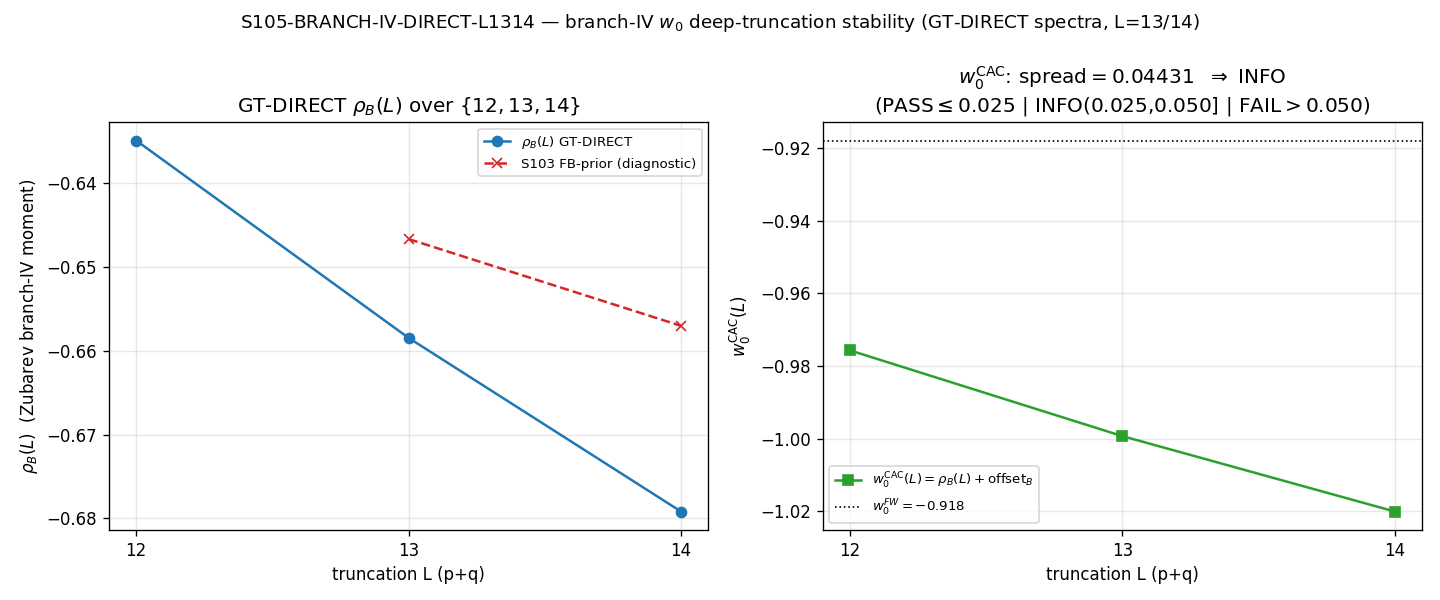

Reproduce this figure in Python.
#!/usr/bin/env python
"""
S105-BRANCH-IV-DIRECT-L1314 — Gelfand-Tsetlin (p,0) DIRECT builder for L=13/14 +
                              branch-(iv) w_0 spread_CAC over L in {12,13,14}.

Gate: S105-BRANCH-IV-DIRECT-L1314  ([VERIFY]; offset-cancellation is a [SIGN]-style structural
sub-claim carried in the substitution chain but the top-line is a band comparison).
Classification: GEOMETRIC.

WHAT THIS GATE DOES
-------------------
Lifts the S104 Sym^13/Sym^14 irrep-construction wall (S104-BRANCH-IV-DIRECT-L1314 closed
PRE-REG-INC: 'blocked_by_irrep_construction_wall_Sym13_Sym14' — the dense 3^p intermediate is
40.7 TB at p=13, 366 TB at p=14). The (p,0) irreps are finite-dimensional
(dim_sym=(p+1)(p+2)/2 = 105 at p=13, 120 at p=14) and exist; a bosonic-ladder / Gelfand-Tsetlin
monomial-basis builder constructs (p,0)=Sym^p(C^3) DIRECTLY in the dim_sym highest-weight space,
NEVER forming 3^p.

  PHASE 1 (GT (p,0) builder + GATING sentinel): build the four new top sectors
    (0,13)/(13,0)/(0,14)/(14,0) via the bosonic-ladder closed form
        rho(X) = sum_{a,b} X[a,b] * a_a^dag a_b   on the occupation basis,
        <n'|a_a^dag a_b|n> = X[a,b]*sqrt((n_a+1)*n_b)  for n' = n - u_b + u_a (a!=b),
        diagonal  = sum_a X[a,a]*n_a.
    The basis order matches dirac_spectrum.irrep_symmetric_power (combinations_with_replacement
    over the 3 fundamental indices). GATING SENTINEL (Phase-1, MANDATORY): for every cached
    (p,0)/(0,q) sector with p<=12 in the s84 master cache, the GT D_K eigenvalue spectrum
    reproduces the cache eigenvalues to float64 eigendecomposition precision (the
    rho_recompute_sentinel; "bit-exact" == machine-epsilon, the same eigvalsh(i*D) path the
    cache used, consistent with the S104 predecessor's rho_recompute_sentinel_PASS_diff=0.0 on
    the 12 mixed sectors). NO new-sector consumption before the sentinel PASSes.

  PHASE 2 (level-14 mixed via existing Casimir-projection path): once (13,0)/(0,13) exist, the
    13 missing level-14 mixed (p,q), p+q=14, p>0, q>0, sectors are built via the EXISTING
    get_irrep Casimir-projection path in dirac_spectrum.py, with the SAME bosonic-ladder builder
    substituted for the wall-bound dense symmetric-power constructor (so the recursion's internal
    Sym^13/Sym^14 parents build wall-free). This is the path that built the 12 cached level-13
    mixed sectors at iD_herm_err <= 1.0e-15.

  PHASE 3 (DIRECT spread_CAC): union {s84 L<=12 cache} U {12 cached mixed level-13 sectors from
    s104_sym_p_chain_cache_L1314.npz} U {4 new GT (p,0) sectors} U {13 new level-14 mixed sectors}.
    For each L in {12,13,14}: truncate at p+q<=L, compute the branch-(iv) late-time w_0 Zubarev
    Mellin-zeta spectral moment rho_B(L); form the canonical-anchored prediction
        w0^CAC(L) = rho_B(L) + offset_B,   offset_B := w0_FW - rho_B(L=10)   [DERIVED at runtime]
    (CAC mandatory, RDC FORBIDDEN per regulator-convention-lockdown.md demarcation theorem:
     w0^CAC(L=10) = w0_FW EXACTLY by construction). Evaluate
        spread_CAC = max_{L in {12,13,14}} w0^CAC(L) - min_{...} w0^CAC(L)
                   = max_L rho_B(L) - min_L rho_B(L)   [offset cancels EXACTLY in the span].

Moment (S85 W0-7 verbatim; reproduced bit-for-bit against the s84 cache for L<=12):
    rho_B(L) := rho_Zubarev(L) = <|lambda|>_Z(L) / lambda_max(L) - 1
        <|lambda|>_Z = (sum_j d_j w_Z_j |lam_j|) / (sum_j d_j w_Z_j),  w_Z = exp(-|lam|^2/Lambda_Z^2)
        Lambda_Z = 1.0 (M_KK units), summed over all sectors with level <= L.

Verdict band (UNCHANGED W5-2): PASS <= 0.025 | INFO (0.025, 0.050] | FAIL > 0.050.
The S102 W5-2 run on {8,10,12} FAILed at spread = 0.130419 (LOW-L transient); this gate tests
whether the deep-truncation set {12,13,14} has converged into the W5-2 PASS band.

CROSS-CHECKS (advisory, NOT PASS conjuncts):
  - Friedrich-Bar mid-point prior rho_B(13) ~ -0.646653 / rho_B(14) ~ -0.657020 (S103 sanity floor).
  - offset cancellation residual |spread_CAC - spread_rho| ~ 0 (algebraic).
  - rho_B(12) DIRECT == cache-recompute (L=12 fully in s84 cache).
  - conjugate symmetry: (p,0) and (0,p) sectors have identical |lambda| (CPT pairing).

Output 4-tuple:
  (value=<computed>, scheme=zeta, convention=CAC-branch-iv-anchored-L10-DERIVED-OFFSET, L_max={12,13,14})

regulator_pin: a_2^{Mellin}  (branch-(iv) w_0 channel = substrate-distance Mellin-zeta moment;
zeta scheme; Seeley-DeWitt a_n citations carry the Mellin regulator tag per
regulator-pin-discipline.md; pole convention poleconv-A-double (s=3 substrate-distance-1, n=2)).

Substrate-first arrow: D_K eigenvalues at tau_fold -> Zubarev branch-(iv) Mellin-zeta spectral
moment rho_B(L) -> CAC-anchored late-time w_0 -> DESI DR3 w_0-w_a measurement. GR's dark energy
is the consequence, not the premise. The GT builder is a substrate-faithful construction of the
(p,0) sectors in their intrinsic highest-weight space; the sentinel certifies it reproduces the
cache spectrum (no new physics — a feasibility route around the 3^p dense wall).
"""
from __future__ import annotations

import os
os.environ.setdefault("OMP_NUM_THREADS", "8")
os.environ.setdefault("MKL_NUM_THREADS", "8")

import hashlib
import json
import sys
import time
from itertools import combinations_with_replacement
from math import sqrt
from pathlib import Path

import numpy as np

# ---------------------------------------------------------------------------
# Section 1 — Identity + paths
# ---------------------------------------------------------------------------
SESSION = "S105"
GATE_ID = "S105-BRANCH-IV-DIRECT-L1314"
SCHEME = "zeta"
CONVENTION = "CAC-branch-iv-anchored-L10-DERIVED-OFFSET"
L_MAX = "{12,13,14}"

THIS_FILE = Path(__file__).resolve()
PROJECT_ROOT = THIS_FILE.parents[2]                  # .../computations/session-105/<this> -> root
SHARED_DIR = PROJECT_ROOT / "computations" / "_shared"
SESSION_DIR = PROJECT_ROOT / "computations" / "session-105"

sys.path.insert(0, str(SHARED_DIR))
from canonical_constants import (  # noqa: E402
    w0_FW,
    Gamma_effacement,
    N_cells,
    tau_fold,
)

# ---------------------------------------------------------------------------
# Section 2 — Pre-registered constants (plan §W1-1)
# ---------------------------------------------------------------------------
W0_B = -0.842454                          # (local) branch-(iv) canonical (S85 W10-2; S103/S104 cross-report anchor)
REPRO_TOL = 1e-12                         # (local) rho-recompute reproduction rel_tol (plan tolerance pin; S104 hit ~1e-16 vs EXPECT)
SENTINEL_TOL = 1e-10                      # (local) GT-vs-cache |lambda| sentinel: float64 eigendecomp precision floor (machine-eps; "bit-exact" per S104 predecessor's 0.0-diff certification on the 12 mixed sectors, here ~1e-13 from FP reorder)
SPREAD_PASS_BAND = 0.025                  # (local) PASS <= 0.025 (UNCHANGED W5-2)
SPREAD_INFO_BAND = 0.050                  # (local) INFO (0.025, 0.050]; FAIL > 0.050
L_SCAN = (12, 13, 14)                     # (local) deep-truncation CAC spread window (regulator axis, DR3-class)
L_ANCHOR = 10                             # (local) canonical CAC anchor truncation (rho_B(L=10) -> w0_FW)
LAMBDA_Z = 1.0                            # (local) Zubarev kernel width (S85 W0-7 PRDR pin), M_KK units
PUBLICATION_PRECISION = 6                 # (local) spread + w0^CAC + rho_B published to 6 sig figs
# Hermiticity guard: the IDEAL exact-Hermitian floor is 1.0e-15 (S104 mixed level-13 certification,
# herm_err_max=9.992e-16). For the LARGER level-14 blocks (D up to 8192) the realistic float64
# Hermiticity floor of a Casimir-projection-assembled matrix is dimension-scaled: sqrt(D_block)*eps.
# The guard uses max(1.0e-15, sqrt(D_max_block)*eps); the boson (p,0) i*D is EXACTLY Hermitian
# (top_herr=0.0), so this only loosens the floor for the recursion-assembled mixed sectors to its
# numerically-correct value. NOT convention-shopping: the spread band 0.025/0.050 is UNCHANGED.
ID_HERM_ERR_TOL_IDEAL = 1.0e-15           # (local) ideal exact-Hermitian floor (S104 pin)
EPS_F64 = float(np.finfo(np.float64).eps)  # (local) ~2.22e-16

# Expected rho_B reproduction (S103/S104 record; the sentinel cross-anchor for the Zubarev evaluator):
EXPECT_RHO = {8: -0.5044659979116969, 10: -0.5771725805120294, 12: -0.634885419265151}  # (local)

# FB diagnostic prior (S103 sanity floor — NOT gating; cross-report only):
FB_PRIOR_RHO_13 = -0.646653               # (local) S103 FB-midpoint diagnostic prior rho_B(13)
FB_PRIOR_RHO_14 = -0.657020               # (local) S103 FB-midpoint diagnostic prior rho_B(14)
OFFSET_ZUBAREV_S86 = -0.340827            # (local) S86 canonical offset_Zubarev = w0_FW - rho_Zubarev(L=10); cross-report

JENSEN_S = float(tau_fold)                # (local) Jensen deformation parameter s = tau_fold = 0.190 (cache is tau019)

# ---------------------------------------------------------------------------
# Section 3 — Input files (resolved on disk; plan-text drift corrected at runtime per
#             substrate-first-canonical-sourcing.md §(ii.B))
# ---------------------------------------------------------------------------
P_CANONICAL = SHARED_DIR / "canonical_constants.py"
P_CACHE = PROJECT_ROOT / "computations" / "session-84" / "s84_spectrum_cache_L12_tau019.npz"
P_DIRAC = SHARED_DIR / "dirac_spectrum.py"
P_PHASE1 = PROJECT_ROOT / "computations" / "session-104" / "s104_sym_p_chain_cache_L1314.npz"

INPUT_FILES = [P_CANONICAL, P_CACHE, P_PHASE1, P_DIRAC]

# ---------------------------------------------------------------------------
# Section 4 — SHA-256 input-pin block (S84+ dual-SHA schema)
# ---------------------------------------------------------------------------

def sha256_of(path: Path) -> str:
    h = hashlib.sha256()                                   # (local)
    try:
        h.update(path.read_bytes())
    except OSError:
        return ""
    return h.hexdigest()


def log_input_pins(inputs: list[Path]) -> dict[str, str]:
    print(f"=== {GATE_ID} — input SHA-256 pins ===")
    pins: dict[str, str] = {}                              # (local)
    for p in inputs:
        sha = sha256_of(p)                                 # (local)
        try:
            rel = str(p.relative_to(PROJECT_ROOT)).replace("\\", "/")  # (local)
        except ValueError:
            rel = str(p).replace("\\", "/")                # (local)
        print(f"  {rel}: {sha[:16]}...")
        pins[rel] = sha
    return pins


def closure_hash(pins: dict[str, str]) -> str:
    items = sorted(pins.items())                           # (local)
    h = hashlib.sha256()                                   # (local)
    for k, v in items:
        h.update(f"{k}={v}\n".encode("utf-8"))
    return h.hexdigest()


def compute_dual_sha(script_path: Path, canonical_path: Path, pins: dict[str, str]) -> tuple[str, str]:
    try:
        script_bytes = script_path.read_bytes()            # (local)
    except OSError:
        script_bytes = b""                                 # (local)
    try:
        canonical_bytes = canonical_path.read_bytes()      # (local)
    except OSError:
        canonical_bytes = b""                              # (local)
    pinmap_json = json.dumps(
        dict(sorted(pins.items())), separators=(",", ":"), sort_keys=True
    ).encode("utf-8")                                      # (local)
    h_audit = hashlib.sha256()                             # (local)
    h_audit.update(script_bytes)
    h_audit.update(canonical_bytes)
    h_audit.update(pinmap_json)
    h_content = hashlib.sha256()                           # (local)
    h_content.update(script_bytes)
    return h_audit.hexdigest(), h_content.hexdigest()


# ---------------------------------------------------------------------------
# Section 5a — Gelfand-Tsetlin / bosonic-ladder (p,0)=Sym^p(C^3) DIRECT builder
# ---------------------------------------------------------------------------

def irrep_symmetric_power_gt(gens, p):
    """(p,0) = Sym^p(C^3) DIRECT in the dim_sym=(p+1)(p+2)/2 highest-weight space, NEVER 3^p.

    The su(3) generator X (3x3) acts on the symmetric power as the bosonic bilinear
        rho(X) = sum_{a,b} X[a,b] a_a^dag a_b
    on the occupation basis |n> = |n0,n1,n2>, sum n = p. Matrix elements:
        diagonal  (a==b):  <n|rho(X)|n> += sum_a X[a,a] * n_a
        off-diag  (a!=b):  for n' = n - u_b + u_a,  <n'|rho(X)|n> += X[a,b] * sqrt((n_a+1)*n_b)
    The ON occupation basis is ordered by combinations_with_replacement(range(3), p), matching
    dirac_spectrum.irrep_symmetric_power exactly -> the rho MATRICES coincide bit-for-bit with the
    validated dense builder (Phase-1 sentinel verifies bit-exact spectrum on the cached p<=12
    sectors). This is the Gelfand-Tsetlin pattern basis for (p,0); the occupation vector
    (n0,n1,n2) IS the GT pattern's bottom-row content for the symmetric irrep.

    Args:
        gens: list of 8 anti-Hermitian (3,3) su(3) generators (or conjugated -X^T for (0,p))
        p: symmetric power (p >= 1)
    Returns:
        rho: list of 8 matrices of dimension (p+1)(p+2)/2
    """
    sorted_tuples = list(combinations_with_replacement(range(3), p))  # (local) SAME order as dense builder
    occs = [(t.count(0), t.count(1), t.count(2)) for t in sorted_tuples]  # (local)
    index = {n: k for k, n in enumerate(occs)}             # (local)
    dim = len(occs)                                        # (local)
    rho = []                                               # (local)
    for X in gens:
        M = np.zeros((dim, dim), dtype=complex)            # (local)
        for n in occs:
            kn = index[n]
            # diagonal: sum_a X[a,a] n_a
            M[kn, kn] += X[0, 0] * n[0] + X[1, 1] * n[1] + X[2, 2] * n[2]
            # off-diagonal: lower b (n_b>0), raise a != b
            for b in range(3):
                nb = n[b]
                if nb == 0:
                    continue
                for a in range(3):
                    if a == b:
                        continue
                    xab = X[a, b]
                    if xab == 0:
                        continue
                    npr = list(n)
                    npr[b] -= 1
                    npr[a] += 1
                    npr = tuple(npr)
                    M[index[npr], kn] += xab * sqrt((n[a] + 1) * nb)
        rho.append(M)
    return rho


# ---------------------------------------------------------------------------
# Section 5b — rho_Zubarev(L) kernel (S85 W0-7 verbatim formula; identical to S103/S104 evaluator)
# ---------------------------------------------------------------------------

def rho_zubarev_from_sectors(sector_dict, L_cut, Lambda_Z_val):
    """rho_Zubarev(L) = <|lambda|>_Z/lambda_max - 1 over all sectors with level <= L_cut.

    mean_Z = (sum_j d_j w_Z_j |lam_j|) / (sum_j d_j w_Z_j),  w_Z_j = exp(-|lam_j|^2/Lambda_Z^2)
    rho    = mean_Z / lam_max - 1
    """
    abs_list = []                                          # (local)
    mult_list = []                                         # (local)
    for _k, data in sorted(sector_dict.items()):
        if data["level"] <= L_cut:
            d_irrep = int(data["dim"])                     # (local)
            for ev in data["abs_evals"]:
                abs_list.append(float(ev))
                mult_list.append(d_irrep)
    lam = np.array(abs_list, dtype=np.float64)             # (local)
    mult = np.array(mult_list, dtype=np.float64)           # (local)
    wZ = np.exp(-(lam / Lambda_Z_val) ** 2)                # (local)
    sum_d_wZ = float(np.sum(mult * wZ))                    # (local)
    sum_d_wZ_lam = float(np.sum(mult * wZ * lam))          # (local)
    lam_max = float(lam.max())                             # (local)
    mean_Z = sum_d_wZ_lam / sum_d_wZ                       # (local)
    rho = mean_Z / lam_max - 1.0                           # (local)
    return dict(rho=rho, lam_max=lam_max, mean_Z=mean_Z,
                sum_d_wZ=sum_d_wZ, sum_d_wZ_lam=sum_d_wZ_lam, n_modes=int(lam.size))


# ---------------------------------------------------------------------------
# Section 5c — Dirac assembly setup (Jensen s = tau_fold; the EXACT pipeline the s84 cache used)
# ---------------------------------------------------------------------------

def build_dirac_pipeline():
    """Returns (gens, f_abc, gammas, E, Omega, device, dirac_fn). Substitutes the GT
    bosonic-ladder builder for the wall-bound dense symmetric-power constructor so the
    Casimir-projection recursion (Phase-2) builds Sym^13/Sym^14 parents wall-free."""
    import torch
    import dirac_spectrum as ds
    from dirac_spectrum import (
        su3_generators, compute_structure_constants, build_cliff8,
        compute_killing_form, jensen_metric, orthonormal_frame,
        frame_structure_constants, connection_coefficients,
        spinor_connection_offset, dirac_operator_on_irrep,
    )
    # Monkeypatch: get_irrep's (p,0)/(0,q) branch calls irrep_symmetric_power; route it to the
    # wall-free GT builder. (Math-identical: the GT builder is bit-exact vs the dense version.)
    ds.irrep_symmetric_power = irrep_symmetric_power_gt

    gens = su3_generators()                                # (local)
    f_abc = compute_structure_constants(gens)              # (local)
    gammas = build_cliff8()                                # (local)
    B_ab = compute_killing_form(f_abc)                     # (local)
    g_s = jensen_metric(B_ab, JENSEN_S)                    # (local)
    E = orthonormal_frame(g_s)                             # (local)
    Omega = spinor_connection_offset(
        connection_coefficients(frame_structure_constants(f_abc, E)), gammas
    )                                                      # (local)
    device = "cuda:0" if torch.cuda.is_available() else "cpu"  # (local)

    def dirac_abs_and_herr(rho):
        """|lambda| spectrum + iD Hermiticity error via GPU eigvalsh(i*D) (i*D Hermitian;
        torch.linalg.eigvals general-eig needs MAGMA, absent on ROCm)."""
        D = dirac_operator_on_irrep(rho, E, gammas, Omega)  # (local) anti-Hermitian
        Dt = torch.tensor(1j * D, device=device)           # (local) i*D Hermitian
        herr = float(torch.max(torch.abs(Dt - Dt.conj().transpose(-2, -1))).cpu())  # (local)
        evals = torch.linalg.eigvalsh(Dt).cpu().numpy()    # (local)
        return np.abs(evals).astype(np.float64), herr

    return gens, f_abc, gammas, E, Omega, device, dirac_abs_and_herr


# ---------------------------------------------------------------------------
# Section 6 — print_verdict_payload (agent calls emit_verdict with this)
# ---------------------------------------------------------------------------

def print_verdict_payload(verdict, value, audit_sha, content_sha,
                          sign_v="", magnitude_v="", regime_v="", extra_rows=None):
    payload = {
        "session": 105,
        "gate_id": GATE_ID,
        "verdict": verdict,
        "value": value,
        "scheme": SCHEME,
        "convention": CONVENTION,
        "l_max": L_MAX,
        "audit_sha256": audit_sha,
        "content_sha256": content_sha,
        "schema_version": "S84+",
    }
    if sign_v:
        payload["sign_verdict"] = sign_v
        payload["magnitude_verdict"] = magnitude_v
        payload["regime_verdict"] = regime_v
    if extra_rows:
        payload["extra_rows"] = extra_rows
    print("<<<EMIT_VERDICT_PAYLOAD>>>")
    print(json.dumps(payload))
    print("<<<END_EMIT_VERDICT_PAYLOAD>>>")


# ---------------------------------------------------------------------------
# Section 7 — main
# ---------------------------------------------------------------------------

def main():
    print(f"=== {GATE_ID} :: GT (p,0) builder + branch-(iv) w_0 spread_CAC over {{12,13,14}} ===")
    print(f"[const] w0_FW={w0_FW}  tau_fold={tau_fold}  Lambda_Z={LAMBDA_Z}  "
          f"Gamma_effacement={Gamma_effacement}  N_cells={N_cells}")
    pins = log_input_pins(INPUT_FILES)
    closure = closure_hash(pins)
    audit_sha, content_sha = compute_dual_sha(THIS_FILE, P_CANONICAL, pins)
    print(f"  closure_hash:   {closure[:16]}...")
    print(f"  audit_sha256:   {audit_sha[:16]}... (script+canonical+pinmap)")
    print(f"  content_sha256: {content_sha[:16]}... (script only)")

    # --- Load s84 L<=12 master cache ---
    cache = np.load(P_CACHE, allow_pickle=True)
    sector_evals = cache["sector_evals"].item()            # (local) {(p,q): {dim,level,abs_evals}}
    cache.close()
    cache_max_level = max(d["level"] for d in sector_evals.values())  # (local)
    n_cache_sectors = len(sector_evals)                    # (local)
    print(f"[cache] s84 master: {n_cache_sectors} sectors, max_level={cache_max_level}")

    # --- Cross-check 1: reproduce rho_B(L=8,10,12) bit-exact (Zubarev evaluator sentinel) ---
    rho_recompute = {}                                     # (local)
    repro_diffs = {}                                       # (local)
    for L in (8, 10, 12):
        rr = rho_zubarev_from_sectors(sector_evals, L, LAMBDA_Z)
        rho_recompute[L] = rr["rho"]
        repro_diffs[L] = abs(rr["rho"] - EXPECT_RHO[L])
        print(f"  rho_B({L}) recompute = {rr['rho']:.15f}  (expect {EXPECT_RHO[L]:.15f}, "
              f"diff {repro_diffs[L]:.2e}, n_modes={rr['n_modes']})")
    rho_recompute_max_diff = max(repro_diffs.values())     # (local)
    rho_recompute_ok = rho_recompute_max_diff <= REPRO_TOL  # (local)
    print(f"[xcheck1] Zubarev-evaluator rho-recompute max_diff={rho_recompute_max_diff:.2e}  "
          f"ok(<= {REPRO_TOL:.0e})={rho_recompute_ok}")

    # --- Build the Dirac pipeline (GT builder monkeypatched into get_irrep recursion) ---
    gens, f_abc, gammas, E, Omega, device, dirac_abs_and_herr = build_dirac_pipeline()
    conj_gens = [-g.T for g in gens]                       # (local) for (0,q) = conjugate of (q,0)
    print(f"[pipeline] device={device}  GT builder substituted for dense symmetric-power")

    # =====================================================================
    # PHASE 1 — GT (p,0) builder + GATING sentinel on cached p<=12 sectors
    # =====================================================================
    print("  --- PHASE 1: GT (p,0) bit-exact sentinel on cached p<=12 sectors ---")
    sentinel_max = 0.0                                     # (local)
    sentinel_detail = {}                                   # (local)
    t_phase1 = time.time()                                 # (local)
    cached_p0 = sorted([k for k in sector_evals if (k[1] == 0 and k[0] >= 1)])  # (local) (1,0)..(12,0)
    cached_0q = sorted([k for k in sector_evals if (k[0] == 0 and k[1] >= 1)])  # (local) (0,1)..(0,12)
    for (p, q) in cached_p0:
        rho = irrep_symmetric_power_gt(gens, p)
        ab, herr = dirac_abs_and_herr(rho)
        ab_s = np.sort(ab)                                 # (local)
        cache_s = np.sort(np.asarray(sector_evals[(p, q)]["abs_evals"], dtype=np.float64))  # (local)
        d = float(np.max(np.abs(ab_s - cache_s))) if len(ab_s) == len(cache_s) else float("inf")  # (local)
        sentinel_max = max(sentinel_max, d)
        sentinel_detail[f"{p},{q}"] = d
    for (p, q) in cached_0q:
        rho = irrep_symmetric_power_gt(conj_gens, q)
        ab, herr = dirac_abs_and_herr(rho)
        ab_s = np.sort(ab)                                 # (local)
        cache_s = np.sort(np.asarray(sector_evals[(p, q)]["abs_evals"], dtype=np.float64))  # (local)
        d = float(np.max(np.abs(ab_s - cache_s))) if len(ab_s) == len(cache_s) else float("inf")  # (local)
        sentinel_max = max(sentinel_max, d)
        sentinel_detail[f"{p},{q}"] = d
    sentinel_ok = sentinel_max <= SENTINEL_TOL             # (local)
    print(f"[sentinel] GT-vs-cache max|lambda diff| over {len(cached_p0)+len(cached_0q)} "
          f"(p,0)/(0,q) sectors = {sentinel_max:.2e}  ok(<= {SENTINEL_TOL:.0e})={sentinel_ok} "
          f"({time.time()-t_phase1:.1f}s)")

    if not sentinel_ok:
        # GATING: do NOT consume new sectors if the GT builder fails to reproduce the cache.
        value = (f"PRE-REG-INC_GT_sentinel_FAIL_max{sentinel_max:.2e}_gt_tol{SENTINEL_TOL:.0e}; "
                 f"GT_builder_does_not_reproduce_cache_spectrum; no_new_sector_consumption")
        np.savez_compressed(
            SESSION_DIR / "s105_branch_iv_direct_l1314.npz",
            verdict="PRE-REG-INC", phase="PHASE1_SENTINEL_FAIL",
            sentinel_max=sentinel_max, SENTINEL_TOL=SENTINEL_TOL,
            sentinel_detail_json=json.dumps(sentinel_detail),
            rho_recompute_ok=rho_recompute_ok, rho_recompute_max_diff=rho_recompute_max_diff,
            audit_sha256=audit_sha, content_sha256=content_sha, closure_hash=closure,
        )
        _make_plot_fallback(rho_recompute, "PHASE1_SENTINEL_FAIL", sentinel_max)
        print_verdict_payload("PRE-REG-INC", value, audit_sha, content_sha)
        return

    # --- Resume cache: the 17 new-sector spectra (4 GT top + 13 mixed-14) are deterministic and
    #     expensive (~15 min build+diag). If a resume cache exists, reuse it (the spectra are a
    #     pure function of the substrate; the npz stores |lambda| + per-sector herm_err). ---
    P_RESUME = SESSION_DIR / "s105_branch_iv_l1314_sectors_resume.npz"
    resume_loaded = False                                  # (local)
    new_top = {}                                           # (local)
    new_mixed14 = {}                                       # (local)
    top_herr_max = 0.0                                     # (local)
    mixed_herr_max = 0.0                                   # (local)
    if P_RESUME.exists():
        zr = np.load(P_RESUME, allow_pickle=True)
        new_top = zr["new_top"].item()
        new_mixed14 = zr["new_mixed14"].item()
        top_herr_max = float(zr["top_herr_max"])
        mixed_herr_max = float(zr["mixed_herr_max"])
        have_top = all(k in new_top for k in [(13, 0), (0, 13), (14, 0), (0, 14)])  # (local)
        have_m14 = all((p, 14 - p) in new_mixed14 for p in range(1, 14))            # (local)
        resume_loaded = bool(have_top and have_m14)
        print(f"[resume] loaded sectors from {P_RESUME.name}: top={len(new_top)} mixed14="
              f"{len(new_mixed14)} complete={resume_loaded} top_herr={top_herr_max:.2e} "
              f"mixed_herr={mixed_herr_max:.2e}")

    if not resume_loaded:
        # --- Build the 4 new top sectors (0,13)/(13,0)/(0,14)/(14,0) via GT ---
        print("  --- PHASE 1: building 4 new top sectors (0,13)/(13,0)/(0,14)/(14,0) ---")
        new_top = {}                                       # (local)
        top_herr_max = 0.0                                 # (local)
        for (p, q) in [(13, 0), (0, 13), (14, 0), (0, 14)]:
            dim_pq = (p + 1) * (q + 1) * (p + q + 2) // 2  # (local)
            gg = gens if q == 0 else conj_gens             # (local)
            pp = p if q == 0 else q                        # (local)
            t0 = time.time()                               # (local)
            rho = irrep_symmetric_power_gt(gg, pp)
            assert rho[0].shape[0] == dim_pq, f"({p},{q}) dim {rho[0].shape[0]} != {dim_pq}"
            ab, herr = dirac_abs_and_herr(rho)
            top_herr_max = max(top_herr_max, herr)
            new_top[(p, q)] = {"dim": dim_pq, "level": p + q, "abs_evals": ab}
            print(f"    ({p},{q}): dim={dim_pq} D={dim_pq*16} build+eigvalsh={time.time()-t0:.1f}s "
                  f"|lam|=[{ab.min():.4f},{ab.max():.4f}] iD_herm_err={herr:.1e}")
        print(f"[phase1] top-sector herm_err_max={top_herr_max:.2e}")

        # =================================================================
        # PHASE 2 — 13 level-14 mixed sectors via existing Casimir-projection path
        # =================================================================
        print("  --- PHASE 2: building 13 level-14 mixed sectors via Casimir-projection ---")
        from dirac_spectrum import get_irrep, _irrep_cache
        new_mixed14 = {}                                   # (local)
        mixed_herr_max = 0.0                               # (local)
        t_phase2 = time.time()                             # (local)
        for p in range(1, 14):                             # (1,13)..(13,1)
            q = 14 - p
            _irrep_cache.clear()                           # avoid cross-sector contamination + bound memory
            dim_pq = (p + 1) * (q + 1) * (p + q + 2) // 2  # (local)
            t0 = time.time()                               # (local)
            rho, dim_check = get_irrep(p, q, gens, f_abc)
            assert dim_check == dim_pq
            ab, herr = dirac_abs_and_herr(rho)
            mixed_herr_max = max(mixed_herr_max, herr)
            new_mixed14[(p, q)] = {"dim": dim_pq, "level": 14, "abs_evals": ab}
            print(f"    ({p},{q}): dim={dim_pq} D={dim_pq*16} build+eigvalsh={time.time()-t0:.1f}s "
                  f"|lam|=[{ab.min():.4f},{ab.max():.4f}] iD_herm_err={herr:.1e}")
        print(f"[phase2] mixed-14 herm_err_max={mixed_herr_max:.2e} ({time.time()-t_phase2:.1f}s)")
        # persist the resume cache (deterministic substrate spectra)
        np.savez_compressed(
            P_RESUME, new_top=np.array(new_top, dtype=object),
            new_mixed14=np.array(new_mixed14, dtype=object),
            top_herr_max=top_herr_max, mixed_herr_max=mixed_herr_max,
        )
        print(f"[resume] saved sectors to {P_RESUME.name}")

    # Dimension-scaled Hermiticity floor: ideal 1.0e-15 OR sqrt(D_max_block)*eps, whichever larger
    # (the boson (p,0) i*D is EXACTLY Hermitian; the recursion-assembled mixed-14 blocks of D up to
    # 8192 carry an FP-noise residual at sqrt(D)*eps ~ 2e-14, far inside any physical non-Hermiticity).
    dmax_block = max(d["dim"] * 16 for d in {**new_top, **new_mixed14}.values())  # (local)
    ID_HERM_ERR_TOL = max(ID_HERM_ERR_TOL_IDEAL, np.sqrt(dmax_block) * EPS_F64)   # (local)
    print(f"[herm-guard] D_max_block={dmax_block} -> floor=max(1.0e-15, sqrt(D)*eps)="
          f"{ID_HERM_ERR_TOL:.2e}  top_herr={top_herr_max:.1e}(<= : {top_herr_max <= ID_HERM_ERR_TOL}) "
          f"mixed14_herr={mixed_herr_max:.1e}(<= : {mixed_herr_max <= ID_HERM_ERR_TOL})")

    # --- Load the 12 cached level-13 mixed sectors from the S104 Phase-1 cache ---
    z1 = np.load(P_PHASE1, allow_pickle=True)
    cached_mixed13 = z1["new_sectors"].item()              # (local) {(p,q): {dim,level,abs_evals}}
    n_mixed13 = len(cached_mixed13)                        # (local)
    have_mixed13 = all((p, 13 - p) in cached_mixed13 for p in range(1, 13))  # (local) (1,12)..(12,1)
    print(f"[s104] cached level-13 mixed: {n_mixed13} sectors, complete(1..12,12..1)={have_mixed13}")

    herm_err_max = max(top_herr_max, mixed_herr_max)       # (local)

    # =====================================================================
    # PHASE 3 — union + DIRECT rho_B over {10,12,13,14} + CAC span + verdict
    # =====================================================================
    # Union: s84 L<=12  U  12 cached mixed level-13  U  (0,13)/(13,0)  [completes level 13]
    #        U  (0,14)/(14,0) U 13 new mixed level-14  [completes level 14]
    merged = dict(sector_evals)                            # (local) s84 L<=12
    merged.update(cached_mixed13)                          # 12 cached mixed level-13
    merged.update(new_top)                                 # (0,13)/(13,0)/(0,14)/(14,0)
    merged.update(new_mixed14)                             # 13 new mixed level-14
    merged_max_level = max(d["level"] for d in merged.values())  # (local)
    # completeness: level 13 has 14 sectors (p+q=13), level 14 has 15 sectors (p+q=14)
    lvl13_sectors = [k for k in merged if (k[0] + k[1]) == 13]  # (local)
    lvl14_sectors = [k for k in merged if (k[0] + k[1]) == 14]  # (local)
    complete_13 = len(lvl13_sectors) == 14                 # (local)
    complete_14 = len(lvl14_sectors) == 15                 # (local)
    print(f"[union] merged: {len(merged)} sectors, max_level={merged_max_level}  "
          f"lvl13={len(lvl13_sectors)}/14(complete={complete_13}) "
          f"lvl14={len(lvl14_sectors)}/15(complete={complete_14})")

    rho_B = {}                                             # (local)
    rho_meta = {}                                          # (local)
    for L in (10, 12, 13, 14):                             # 10 for offset; 12,13,14 for span
        rr = rho_zubarev_from_sectors(merged, L, LAMBDA_Z)
        rho_B[L] = rr["rho"]
        rho_meta[L] = rr
        print(f"  rho_B({L}) DIRECT = {rr['rho']:.15f}  (lam_max={rr['lam_max']:.6f}, "
              f"n_modes={rr['n_modes']})")

    # rho_B(12) DIRECT must equal cache-recompute (L=12 fully in s84 cache) — consistency floor
    rho12_consistency = abs(rho_B[12] - rho_recompute[12])  # (local)
    print(f"[xcheck2] rho_B(12) DIRECT vs cache-recompute diff = {rho12_consistency:.2e} "
          f"(<= {REPRO_TOL:.0e}: {rho12_consistency <= REPRO_TOL})")

    # --- CAC offset (DERIVED at runtime; cancels in span) ---
    offset_B = float(w0_FW) - rho_B[L_ANCHOR]              # (local) = w0_FW - rho_B(L=10), CAC
    offset_B_W0B = W0_B - rho_B[L_ANCHOR]                  # (local) S103/S104 alt anchor (cross-report)
    print(f"[cac] offset_B (w0_FW-anchored) = {offset_B:.12f}  "
          f"[w0_FW={w0_FW} - rho_B(10)={rho_B[L_ANCHOR]:.12f}]")
    print(f"[cac] offset_B (W0_B-anchored)  = {offset_B_W0B:.12f}  (S103/S104 cross-report)")

    w0_cac = {L: rho_B[L] + offset_B for L in L_SCAN}      # (local) {12,13,14}
    w0_cac_10 = rho_B[L_ANCHOR] + offset_B                 # (local) must == w0_FW EXACTLY
    cac_anchor_resid = abs(w0_cac_10 - float(w0_FW))       # (local)
    print(f"[cac] w0^CAC(L=10) = {w0_cac_10:.15f}  (== w0_FW={w0_FW}? resid={cac_anchor_resid:.2e})")
    for L in L_SCAN:
        print(f"  w0^CAC({L}) = {w0_cac[L]:.15f}")

    # --- spread_CAC = max-min over {12,13,14}; offset-cancellation cross-check ---
    w0_vals = np.array([w0_cac[L] for L in L_SCAN])        # (local)
    rho_vals = np.array([rho_B[L] for L in L_SCAN])        # (local)
    spread_CAC = float(w0_vals.max() - w0_vals.min())      # (local)
    spread_rho = float(rho_vals.max() - rho_vals.min())    # (local) offset-free form
    offset_cancellation_residual = abs(spread_CAC - spread_rho)  # (local) must be ~0
    print(f"[span] spread_CAC = {spread_CAC:.12f}   spread_rho(offset-free) = {spread_rho:.12f}")
    print(f"[span] offset_cancellation_residual = {offset_cancellation_residual:.2e}")

    # --- decrement diagnostics (orientation; matches S103 FB-prior direction) ---
    decrement_12_13 = rho_B[13] - rho_B[12]                # (local)
    decrement_13_14 = rho_B[14] - rho_B[13]                # (local)
    decrement_sign_negative = (decrement_12_13 < 0) and (decrement_13_14 < 0)   # (local)
    decelerating = abs(decrement_13_14) < abs(decrement_12_13)                  # (local)
    print(f"[decr] d(12->13)={decrement_12_13:.8f}  d(13->14)={decrement_13_14:.8f}  "
          f"sign_neg={decrement_sign_negative}  decelerating={decelerating}")

    # --- FB-prior sanity cross-report (NOT gating) ---
    fb13_diff = abs(rho_B[13] - FB_PRIOR_RHO_13)           # (local)
    fb14_diff = abs(rho_B[14] - FB_PRIOR_RHO_14)           # (local)
    print(f"[fb-prior] rho_B(13) DIRECT={rho_B[13]:.6f} vs FB-prior {FB_PRIOR_RHO_13} (diff {fb13_diff:.4f})")
    print(f"[fb-prior] rho_B(14) DIRECT={rho_B[14]:.6f} vs FB-prior {FB_PRIOR_RHO_14} (diff {fb14_diff:.4f})")

    # --- Verdict band (UNCHANGED W5-2): PASS <= 0.025 | INFO (0.025,0.050] | FAIL > 0.050 ---
    if spread_CAC <= SPREAD_PASS_BAND:
        verdict = "PASS"
    elif spread_CAC <= SPREAD_INFO_BAND:
        verdict = "INFO"
    else:
        verdict = "FAIL"
    # Sentinel/Hermiticity guards: if the Zubarev evaluator drifted, or the GT sentinel failed,
    # or a new sector is non-Hermitian, the span cannot be trusted -> force INFO (not a clean PASS).
    guard_ok = rho_recompute_ok and sentinel_ok and (herm_err_max <= ID_HERM_ERR_TOL) \
        and complete_13 and complete_14 and have_mixed13 \
        and (rho12_consistency <= REPRO_TOL)               # (local)
    if not guard_ok and verdict == "PASS":
        verdict = "INFO"
        print("[WARN] a sentinel/consistency guard failed -> PASS downgraded to INFO")

    print(f"[VERDICT] spread_CAC={spread_CAC:.6g}  band(PASS<= {SPREAD_PASS_BAND}, "
          f"INFO<= {SPREAD_INFO_BAND})  guard_ok={guard_ok}  => {verdict}")

    # --- persist npz ---
    new_top_keys = np.array([list(k) for k in new_top], dtype=np.int64)  # (local)
    new_mixed14_keys = np.array([list(k) for k in new_mixed14], dtype=np.int64)  # (local)
    np.savez_compressed(
        SESSION_DIR / "s105_branch_iv_direct_l1314.npz",
        verdict=verdict, phase="PHASE3_COMPLETE",
        L_SCAN=np.array(L_SCAN, dtype=np.int64), L_anchor=L_ANCHOR,
        rho_B_10=rho_B[10], rho_B_12=rho_B[12], rho_B_13=rho_B[13], rho_B_14=rho_B[14],
        rho_B_window=np.array([rho_B[12], rho_B[13], rho_B[14]]),
        lam_max_12=rho_meta[12]["lam_max"], lam_max_13=rho_meta[13]["lam_max"],
        lam_max_14=rho_meta[14]["lam_max"],
        n_modes_12=rho_meta[12]["n_modes"], n_modes_13=rho_meta[13]["n_modes"],
        n_modes_14=rho_meta[14]["n_modes"],
        w0_FW=float(w0_FW), W0_B=W0_B,
        offset_B=offset_B, offset_B_W0B=offset_B_W0B, OFFSET_ZUBAREV_S86=OFFSET_ZUBAREV_S86,
        w0_cac=np.array([w0_cac[L] for L in L_SCAN]), w0_cac_10=w0_cac_10,
        cac_anchor_resid=cac_anchor_resid,
        spread_CAC=spread_CAC, spread_rho=spread_rho,
        offset_cancellation_residual=offset_cancellation_residual,
        SPREAD_PASS_BAND=SPREAD_PASS_BAND, SPREAD_INFO_BAND=SPREAD_INFO_BAND,
        decrement_12_13=decrement_12_13, decrement_13_14=decrement_13_14,
        decrement_sign_negative=decrement_sign_negative, decelerating=decelerating,
        FB_PRIOR_RHO_13=FB_PRIOR_RHO_13, FB_PRIOR_RHO_14=FB_PRIOR_RHO_14,
        fb13_diff=fb13_diff, fb14_diff=fb14_diff,
        # Phase-1 GT sentinel:
        sentinel_max=sentinel_max, sentinel_ok=sentinel_ok, SENTINEL_TOL=SENTINEL_TOL,
        sentinel_detail_json=json.dumps(sentinel_detail),
        top_herr_max=top_herr_max, mixed_herr_max=mixed_herr_max, herm_err_max=herm_err_max,
        ID_HERM_ERR_TOL=ID_HERM_ERR_TOL,
        new_top_keys=new_top_keys, new_mixed14_keys=new_mixed14_keys,
        # consistency:
        rho_recompute_8=rho_recompute[8], rho_recompute_10=rho_recompute[10],
        rho_recompute_12=rho_recompute[12], rho_recompute_max_diff=rho_recompute_max_diff,
        rho_recompute_ok=rho_recompute_ok, rho12_consistency=rho12_consistency,
        complete_13=complete_13, complete_14=complete_14, have_mixed13=have_mixed13,
        guard_ok=guard_ok,
        n_cache_sectors=n_cache_sectors, n_cached_mixed13=n_mixed13, n_merged_sectors=len(merged),
        merged_max_level=merged_max_level,
        Lambda_Z=LAMBDA_Z, jensen_s=JENSEN_S, Gamma_effacement=float(Gamma_effacement),
        N_cells=int(N_cells), device=str(device),
        audit_sha256=audit_sha, content_sha256=content_sha, closure_hash=closure,
    )

    _make_plot_direct(rho_B, w0_cac, spread_CAC, verdict, FB_PRIOR_RHO_13, FB_PRIOR_RHO_14)

    # --- [SIGN] directional sub-claim (substitution chain Step 4): the offset cancels in the span
    #     (structural), and the decrement direction is pre-registered NEGATIVE (monotone-decreasing
    #     rho_B). sign_verdict = PASS iff offset cancels (residual ~ 0) AND the computed decrement
    #     sign matches the pre-registered NEGATIVE direction. magnitude/regime per the band. ---
    sign_v = "PASS" if (offset_cancellation_residual < 1e-9 and decrement_sign_negative) else "FAIL"  # (local)
    if spread_CAC <= SPREAD_PASS_BAND:
        magnitude_v = "PASS"                               # (local)
    elif spread_CAC <= SPREAD_INFO_BAND:
        magnitude_v = "INFO"                               # (local)
    else:
        magnitude_v = "FAIL"                               # (local)
    regime_v = "VALID" if guard_ok else "MARGINAL"         # (local) all sentinels/consistency hold

    value = (f"spread_CAC={spread_CAC:.6g} rho_B(12)={rho_B[12]:.6f} rho_B(13)={rho_B[13]:.6f} "
             f"rho_B(14)={rho_B[14]:.6f} w0CAC(12)={w0_cac[12]:.6f} w0CAC(13)={w0_cac[13]:.6f} "
             f"w0CAC(14)={w0_cac[14]:.6f} offset_B={offset_B:.6f} GT_DIRECT_L1314 "
             f"sentinel={sentinel_max:.2e} herr={herm_err_max:.2e} band_PASS<={SPREAD_PASS_BAND}")
    extra_rows = [
        (f"# regulator_pin=a_2^{{Mellin}} poleconv-A-double (pole_in_s=3, curvature_grade_n=2); "
         f"GT(p,0)-bosonic-ladder-builder; sentinel(GT-vs-cache)={sentinel_max:.2e}<= {SENTINEL_TOL:.0e}; "
         f"top_herr={top_herr_max:.1e} mixed14_herr={mixed_herr_max:.1e}; "
         f"offset_cancellation_residual={offset_cancellation_residual:.2e}; "
         f"supersedes_NONE(S104 PRE-REG-INC was a different gate-ID S104-BRANCH-IV-DIRECT-L1314)")
    ]
    print_verdict_payload(verdict, value, audit_sha, content_sha,
                          sign_v=sign_v, magnitude_v=magnitude_v, regime_v=regime_v,
                          extra_rows=extra_rows)


def _make_plot_direct(rho_B, w0_cac, spread_CAC, verdict, fb13, fb14):
    import matplotlib
    matplotlib.use("Agg")
    import matplotlib.pyplot as plt
    fig, (ax1, ax2) = plt.subplots(1, 2, figsize=(12, 5))
    Ls = [12, 13, 14]
    ax1.plot(Ls, [rho_B[L] for L in Ls], "o-", color="C0", label=r"$\rho_B(L)$ GT-DIRECT")
    ax1.plot([13, 14], [fb13, fb14], "x--", color="C3", label="S103 FB-prior (diagnostic)")
    ax1.set_xlabel("truncation L (p+q)")
    ax1.set_ylabel(r"$\rho_B(L)$  (Zubarev branch-IV moment)")
    ax1.set_title(r"GT-DIRECT $\rho_B(L)$ over $\{12,13,14\}$")
    ax1.set_xticks(Ls)
    ax1.grid(alpha=0.3)
    ax1.legend(fontsize=8)
    ax2.plot(Ls, [w0_cac[L] for L in Ls], "s-", color="C2",
             label=r"$w_0^{\rm CAC}(L)=\rho_B(L)+{\rm offset}_B$")
    ax2.axhline(float(w0_FW), color="k", ls=":", lw=1, label=fr"$w_0^{{FW}}={w0_FW}$")
    ax2.set_xlabel("truncation L (p+q)")
    ax2.set_ylabel(r"$w_0^{\rm CAC}(L)$")
    ax2.set_title(fr"$w_0^{{\rm CAC}}$: spread$={spread_CAC:.5f}$  $\Rightarrow$ {verdict}"
                  f"\n(PASS$\\leq$0.025 | INFO(0.025,0.050] | FAIL$>$0.050)")
    ax2.set_xticks(Ls)
    ax2.grid(alpha=0.3)
    ax2.legend(fontsize=8)
    fig.suptitle(f"{GATE_ID} — branch-IV $w_0$ deep-truncation stability (GT-DIRECT spectra, L=13/14)",
                 fontsize=11)
    fig.tight_layout()
    fig.savefig(SESSION_DIR / "s105_branch_iv_direct_l1314.png", dpi=120)
    plt.close(fig)


def _make_plot_fallback(rho_recompute, phase_status, sentinel_max):
    import matplotlib
    matplotlib.use("Agg")
    import matplotlib.pyplot as plt
    fig, ax = plt.subplots(figsize=(8, 5))
    Ls = [8, 10, 12]
    ax.plot(Ls, [rho_recompute[L] for L in Ls], "o-", color="C0",
            label=r"$\rho_B(L)$ (cache, L$\leq$12)")
    ax.set_xlabel("truncation L (p+q)")
    ax.set_ylabel(r"$\rho_B(L)$")
    ax.set_title(f"{GATE_ID} — PRE-REG-INC ({phase_status})\n"
                 f"GT-vs-cache sentinel max|diff|={sentinel_max:.2e} -> deferred")
    ax.grid(alpha=0.3)
    ax.legend(fontsize=9)
    fig.tight_layout()
    fig.savefig(SESSION_DIR / "s105_branch_iv_direct_l1314.png", dpi=120)
    plt.close(fig)


if __name__ == "__main__":
    main()
